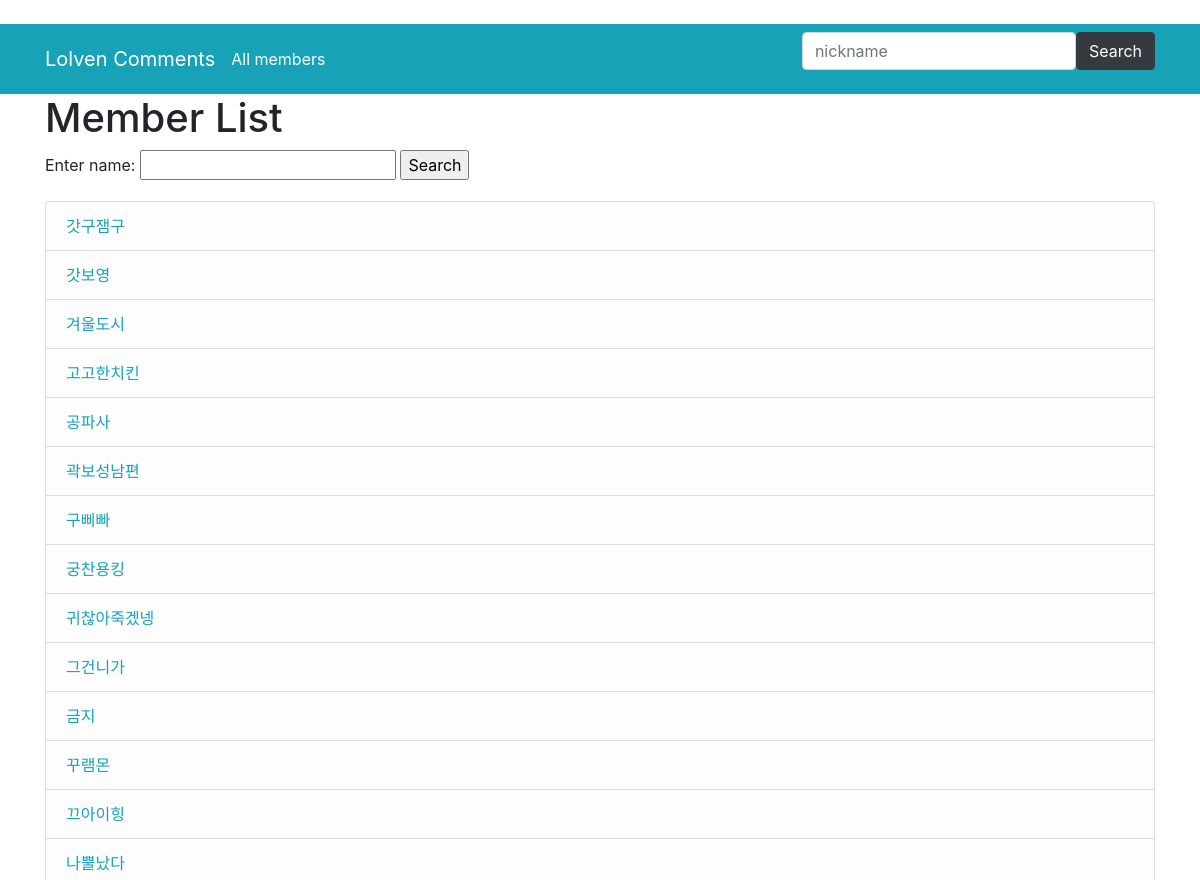
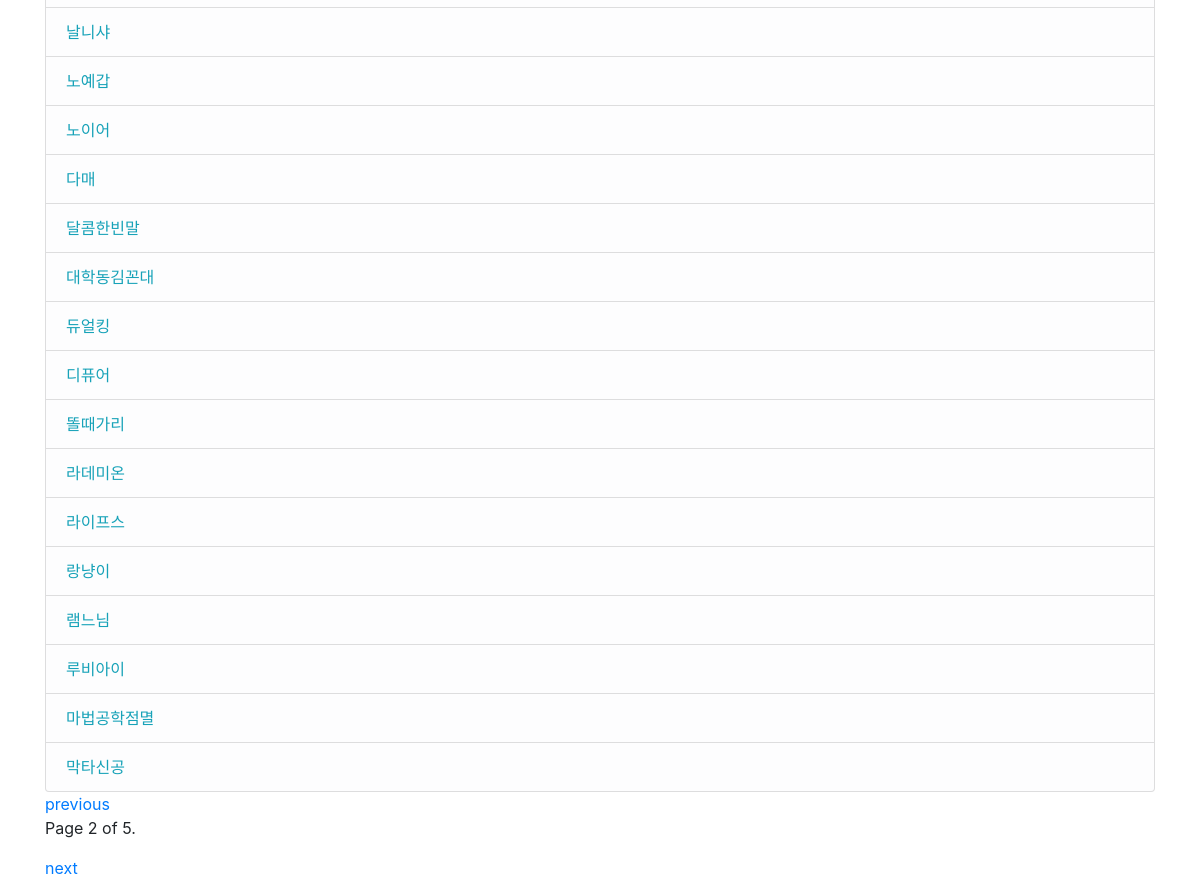
The app's page /parsed_data/members/?page=2 with its own data (2 pictures, top to bottom).
### parsed_data/models.py (models this page shows, shortened)
class Member(models.Model):
    nickname_text = models.CharField(max_length=30)
    class Meta:
        ordering = ['nickname_text']
    def get_absolute_url(self):
        return reverse('member-detail', args=[str(self.id)])

### parsed_data/views.py (the view)
# urls.py: path('members/', views.MemberListView.as_view(), name='members'),
class MemberListView(generic.ListView):
    model = Member
    paginate_by = 30
    def get_queryset(self):
        member_list = Member.objects.all()
        searchNick = self.request.GET.get('search_nick', '')  # GET request의 인자중에 q 값이 있으면 가져오고, 없으면 빈 문자열 넣기
        if searchNick:  # q가 있으면
            member_list = member_list.filter(nickname_text__icontains=searchNick)  # 제목에 q가 포함되어 있는 레코드만 필터링
        return member_list

### parsed_data/templates/parsed_data/member_list.html
﻿{% extends "base_generic.html" %}
{% block content %}
  <h1>Member List</h1>
<form action='{% url 'members' %}' method='get'>
    <label for="search_nick">Enter name: </label>
    <input id="search_nick" type="text" name="search_nick" value="{{ search_nick }}">
    <input type="submit" value="Search">
</form>
  {% if member_list %}
  <ul class="list-group">
    {% for member in member_list %}
        <a href="{{ member.get_absolute_url }}" class="list-group-item list-group-item-light text-info">{{ member.nickname_text }}</a>
    {% endfor %}
  </ul>
  {% else %}
    <p>There are no members in the database.</p>
  {% endif %}
{% endblock %}

### records on screen
Member: nickname_text "갓구잼구"
Member: nickname_text "갓보영"
Member: nickname_text "겨울도시"
Member: nickname_text "고고한치킨"
Member: nickname_text "공파사"
Member: nickname_text "곽보성남편"
Member: nickname_text "구삐빠"
Member: nickname_text "궁찬용킹"
Member: nickname_text "귀찮아죽겠넹"
Member: nickname_text "그건니가"
Member: nickname_text "금지"
Member: nickname_text "꾸램몬"
Member: nickname_text "끄아이힝"
Member: nickname_text "나뿔났다"
Member: nickname_text "날니샤"
Member: nickname_text "노예갑"
Member: nickname_text "노이어"
Member: nickname_text "다매"
Member: nickname_text "달콤한빈말"
Member: nickname_text "대학동김꼰대"
Member: nickname_text "듀얼킹"
Member: nickname_text "디퓨어"
Member: nickname_text "똘때가리"
Member: nickname_text "라데미온"
Member: nickname_text "라이프스"
Member: nickname_text "랑냥이"
Member: nickname_text "램느님"
Member: nickname_text "루비아이"
Member: nickname_text "마법공학점멸"
Member: nickname_text "막타신공"

### other values on screen
{{ page_obj.number }} "2"
{{ page_obj.paginator.num_pages }} "5"
